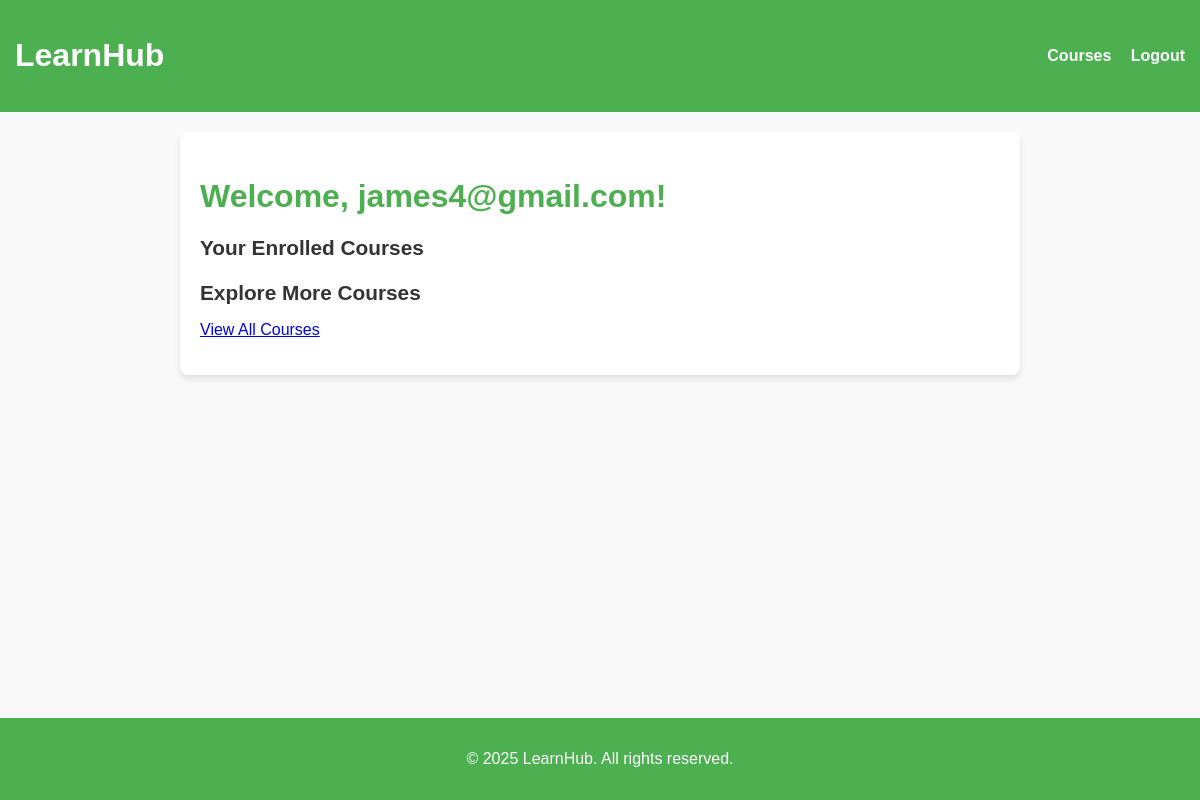
Page /profile.php (signed in) on the earlier database version.
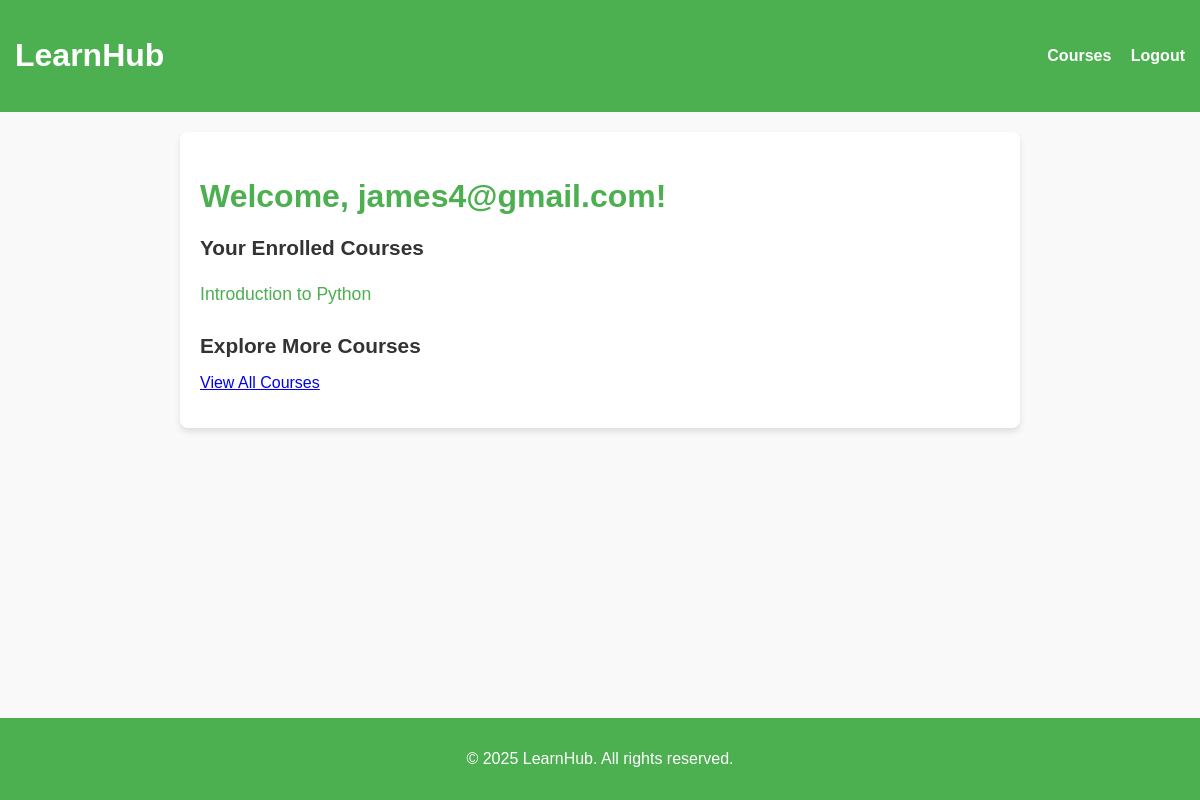
Same page on the later database version.
### tables this page shows
CREATE TABLE `enrollments` (
  `id` int(11) NOT NULL,
  `user_id` int(11) DEFAULT NULL,
  `course_id` int(11) DEFAULT NULL,
  `enrollment_date` timestamp NOT NULL DEFAULT CURRENT_TIMESTAMP
);

CREATE TABLE `courses` (
  `id` int(11) NOT NULL,
  `title` varchar(100) NOT NULL,
  `description` text,
  `instructor_id` int(11) DEFAULT NULL,
  `created_at` timestamp NOT NULL DEFAULT CURRENT_TIMESTAMP
);

### profile.php (the view, shortened to what this page needs)
<?php
include('db.php');
$user_id = $_SESSION['user_id'];
$query = "SELECT * FROM users WHERE id='$user_id'";
$result = mysqli_query($conn, $query);
$user = mysqli_fetch_assoc($result);
$course_query = "SELECT * FROM courses INNER JOIN enrollments ON courses.id = enrollments.course_id WHERE enrollments.user_id = '$user_id'";
$course_result = mysqli_query($conn, $course_query);
?>
<!DOCTYPE html>
<html lang="en">
<head>
</head>
<body>
    <header>
        <div class="navbar">
            <div class="logo">
                <h1><a href="index.php">LearnHub</a></h1>
            </div>
            <div class="nav-links">
                <a href="courses.php">Courses</a>
                <a href="logout.php">Logout</a>
            </div>
        </div>
    </header>
    <div class="profile-container">
        <h2>Welcome, <?php echo htmlspecialchars($user['email']); ?>!</h2>
        <h3>Your Enrolled Courses</h3>
        <ul class="course-list">
            <?php while ($course = mysqli_fetch_assoc($course_result)): ?>
                <li>
                    <a href="course_content.php?course_id=<?php echo $course['id']; ?>">
                        <?php echo htmlspecialchars($course['title']); ?>
                    </a>
                </li>
            <?php endwhile; ?>
        </ul>
        <h3>Explore More Courses</h3>
        <p><a href="courses.php">View All Courses</a></p>
    </div>
    <footer>
        <p>&copy; 2025 LearnHub. All rights reserved.</p>
    </footer>
</body>
</html>

Differences in the rows shown:
added enrollments: course.title "Introduction to Python"
